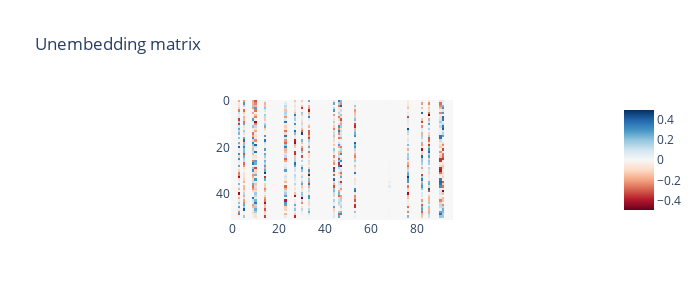
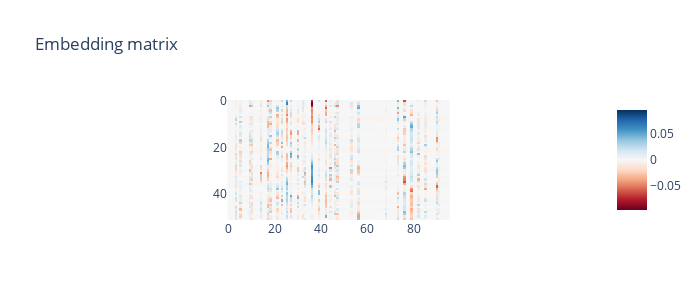
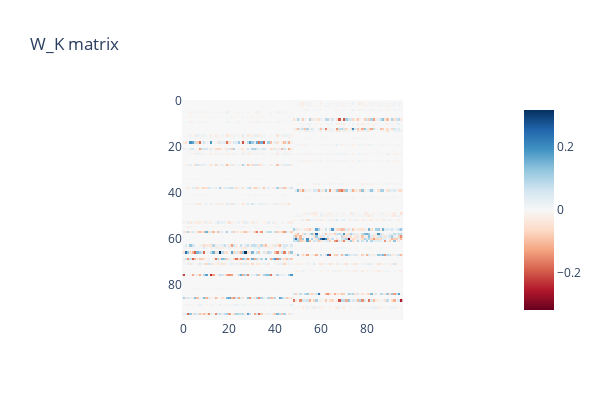

The notebook cell these images were saved under, in order:
### Markdown cell above
## Not Addressed / Open Questions
* What's the internal "representation scheme" for these numbers (ie fourier transform implementation in modular addition paper)?
* Weight decay resulted in sparsity for the weights in various components, any idea what these represent, in particular the embedding dimensions?

### Code cell
# Display of the sparsity in model compenents that was encouraged by weight decay

imshow( 
    model.W_U.T,
    title = "Unembedding matrix",
    height = 300,
    width = 700,
)
imshow(
    model.W_E,
    title = "Embedding matrix",
    height = 300,
    width = 700,
)
imshow(
    model.W_K.view(96, 96),
    title = "W_K matrix",
    height = 400,
    width = 600,
)
imshow(
    model.W_Q.view(96, 96),
    title = "W_Q matrix",
    height = 400,
    width = 600,
)
imshow(
    model.W_O.view(96, 96),
    title = "W_O matrix",
    height = 400,
    width = 600,
)
imshow(
    model.W_V.view(96, 96),
    title = "W_V matrix",
    height = 400,
    width = 600,
)

### Figure 1 — Plotly figure (JSON) as saved in the notebook; plotly's stock layout.template omitted (floating-point values rounded to 4 significant figures; data arrays with more than 128 entries replaced by an {"elided": "..."} marker saying what was removed)
{"data": [{"coloraxis": "coloraxis", "hovertemplate": "x: %{x}<br>y: %{y}<br>color: %{z}<extra></extra>", "name": "0", "type": "heatmap", "xaxis": "x", "yaxis": "y", "z": {"elided": "52x96 float values"}}], "layout": {"coloraxis": {"cmid": 0, "colorscale": [[0, "rgb(103,0,31)"], [0.1, "rgb(178,24,43)"], [0.2, "rgb(214,96,77)"], [0.3, "rgb(244,165,130)"], [0.4, "rgb(253,219,199)"], [0.5, "rgb(247,247,247)"], [0.6, "rgb(209,229,240)"], [0.7, "rgb(146,197,222)"], [0.8, "rgb(67,147,195)"], [0.9, "rgb(33,102,172)"], [1, "rgb(5,48,97)"]]}, "height": 300, "title": {"text": "Unembedding matrix"}, "width": 700, "xaxis": {"anchor": "y", "constrain": "domain", "domain": [0, 1], "scaleanchor": "y"}, "yaxis": {"anchor": "x", "autorange": "reversed", "constrain": "domain", "domain": [0, 1]}}}

### Figure 2 — Plotly figure (JSON) as saved in the notebook; plotly's stock layout.template omitted (floating-point values rounded to 4 significant figures; data arrays with more than 128 entries replaced by an {"elided": "..."} marker saying what was removed)
{"data": [{"coloraxis": "coloraxis", "hovertemplate": "x: %{x}<br>y: %{y}<br>color: %{z}<extra></extra>", "name": "0", "type": "heatmap", "xaxis": "x", "yaxis": "y", "z": {"elided": "52x96 float values"}}], "layout": {"coloraxis": {"cmid": 0, "colorscale": [[0, "rgb(103,0,31)"], [0.1, "rgb(178,24,43)"], [0.2, "rgb(214,96,77)"], [0.3, "rgb(244,165,130)"], [0.4, "rgb(253,219,199)"], [0.5, "rgb(247,247,247)"], [0.6, "rgb(209,229,240)"], [0.7, "rgb(146,197,222)"], [0.8, "rgb(67,147,195)"], [0.9, "rgb(33,102,172)"], [1, "rgb(5,48,97)"]]}, "height": 300, "title": {"text": "Embedding matrix"}, "width": 700, "xaxis": {"anchor": "y", "constrain": "domain", "domain": [0, 1], "scaleanchor": "y"}, "yaxis": {"anchor": "x", "autorange": "reversed", "constrain": "domain", "domain": [0, 1]}}}

### Figure 3 — Plotly figure (JSON) as saved in the notebook; plotly's stock layout.template omitted (floating-point values rounded to 4 significant figures; data arrays with more than 128 entries replaced by an {"elided": "..."} marker saying what was removed)
{"data": [{"coloraxis": "coloraxis", "hovertemplate": "x: %{x}<br>y: %{y}<br>color: %{z}<extra></extra>", "name": "0", "type": "heatmap", "xaxis": "x", "yaxis": "y", "z": {"elided": "96x96 float values"}}], "layout": {"coloraxis": {"cmid": 0, "colorscale": [[0, "rgb(103,0,31)"], [0.1, "rgb(178,24,43)"], [0.2, "rgb(214,96,77)"], [0.3, "rgb(244,165,130)"], [0.4, "rgb(253,219,199)"], [0.5, "rgb(247,247,247)"], [0.6, "rgb(209,229,240)"], [0.7, "rgb(146,197,222)"], [0.8, "rgb(67,147,195)"], [0.9, "rgb(33,102,172)"], [1, "rgb(5,48,97)"]]}, "height": 400, "title": {"text": "W_K matrix"}, "width": 600, "xaxis": {"anchor": "y", "constrain": "domain", "domain": [0, 1], "scaleanchor": "y"}, "yaxis": {"anchor": "x", "autorange": "reversed", "constrain": "domain", "domain": [0, 1]}}}
